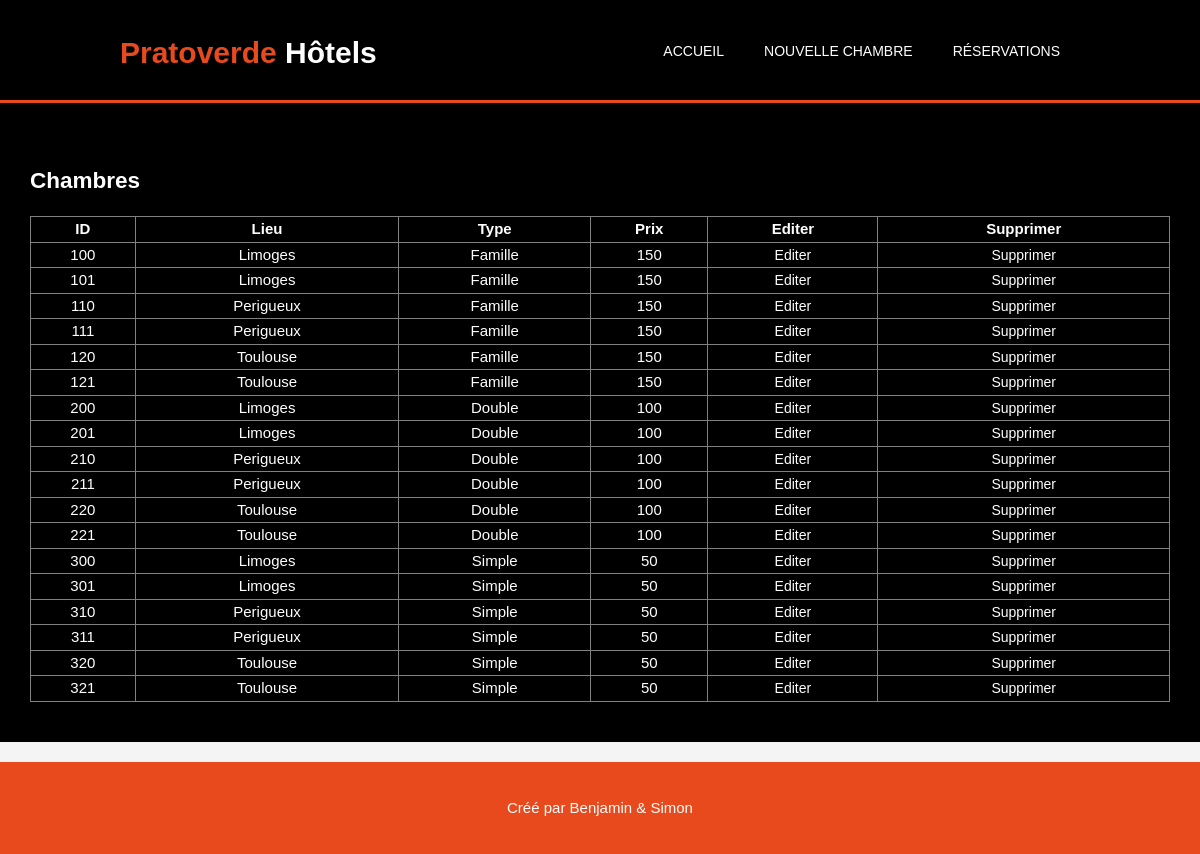
Page /vrooms.php on the committed database.
### tables this page shows
CREATE TABLE IF NOT EXISTS `rooms` (
  `Serial_Number` int(2) NOT NULL AUTO_INCREMENT,
  `id` int(3) NOT NULL,
  `location` varchar(20) NOT NULL,
  `type` varchar(10) NOT NULL,
  `price` int(5) NOT NULL,
  PRIMARY KEY (`Serial_Number`)
);

### vrooms.php (the view, shortened to what this page needs)
<?php
$conn = OpenCon();
?>
<!DOCTYPE html>
<html>
<head>
    <link rel="stylesheet" href="./css/style.css">
</head>
<body>
    <header>
        <div class="container">
            <div id="branding">
                <h1><span class="highlight">Pratoverde</span> Hôtels</h1>
            </div>
            <nav>
                <ul>
                    <li><a href="index.php">Accueil</a></li>
                    <li><a href="insert.php">Nouvelle chambre</a></li>
                    <li><a href="planning.php">Réservations</a></li>
                </ul>
            </nav>
        </div>
    </header>
    <section id="newsletter">
        <div class="dark">
            <div class="form">
                <h2>Chambres</h2>
                <table width="100%" border="1" style="border-collapse:collapse;">
                    <thead>
                        <tr>
                            <th><strong>ID</strong></th>
                            <th><strong>Lieu</strong></th>
                            <th><strong>Type</strong></th>
                            <th><strong>Prix</strong></th>
                            <th><strong>Editer</strong></th>
                            <th><strong>Supprimer</strong></th>
                        </tr>
                    </thead>
            </div>
        </div>
        <?php
$sel_query = "Select * from rooms ORDER BY ID;";
$result = mysqli_query($conn, $sel_query);
while ($row = mysqli_fetch_assoc($result))
{ ?>
        <tr>
            <td align="center"><?php echo $row["id"]; ?></td>
            <td align="center"><?php echo $row["location"]; ?></td>
            <td align="center"><?php echo $row["type"]; ?></td>
            <td align="center"><?php echo $row["price"]; ?></td>
            <td align="center"><a href="edit.php?Serial_Number=<?php echo $row["Serial_Number"]; ?>">Editer</a></td>
            <td align="center"><a href="delete.php?Serial_Number=<?php echo $row["Serial_Number"]; ?>">Supprimer</a></td>
        </tr>
        <?php $count++;
} ?>
    </section>
    <footer>
        <p>Créé par Benjamin & Simon</p>
    </footer>
</body>
</html>

### css/style.css (style rules this page uses)
body { font: 15px/1.5 Arial, Helvetica,sans-serif; padding:0; margin:0; background-color:#f4f4f4; }
.container { width:80%; margin:auto; overflow:hidden; }
ul { margin:0; padding:0; }
.dark { padding:15px; background:#000000; color:#ffffff; margin-top:10px; margin-bottom:10px; }
header { background:#000000; color:#ffffff; padding-top:30px; min-height:70px; border-bottom:#e8491d 3px solid; }
header a { color:#ffffff; text-decoration:none; text-transform: uppercase; font-size:16px; }
header li { float:left; display:inline; padding: 0 20px 0 20px; }
header #branding { float:left; }
header #branding h1 { margin:0; }
header nav { float:right; margin-top:10px; }
header .highlight, header .current a { color:#e8491d; font-weight:bold; }
body a { color:#ffffff; text-decoration:none; font-size:14px; }
#newsletter { padding:15px; color:#ffffff; background:#000000; }
footer { padding:20px; margin-top:20px; color:#ffffff; background-color:#e8491d; text-align: center; }

### rows in the picture
rooms: id "100", location "Limoges", type "Famille", price "150"
rooms: id "101", location "Limoges", type "Famille", price "150"
rooms: id "110", location "Perigueux", type "Famille", price "150"
rooms: id "111", location "Perigueux", type "Famille", price "150"
rooms: id "120", location "Toulouse", type "Famille", price "150"
rooms: id "121", location "Toulouse", type "Famille", price "150"
rooms: id "200", location "Limoges", type "Double", price "100"
rooms: id "201", location "Limoges", type "Double", price "100"
rooms: id "210", location "Perigueux", type "Double", price "100"
rooms: id "211", location "Perigueux", type "Double", price "100"
rooms: id "220", location "Toulouse", type "Double", price "100"
rooms: id "221", location "Toulouse", type "Double", price "100"
rooms: id "300", location "Limoges", type "Simple", price "50"
rooms: id "301", location "Limoges", type "Simple", price "50"
rooms: id "310", location "Perigueux", type "Simple", price "50"
rooms: id "311", location "Perigueux", type "Simple", price "50"
rooms: id "320", location "Toulouse", type "Simple", price "50"
rooms: id "321", location "Toulouse", type "Simple", price "50"
